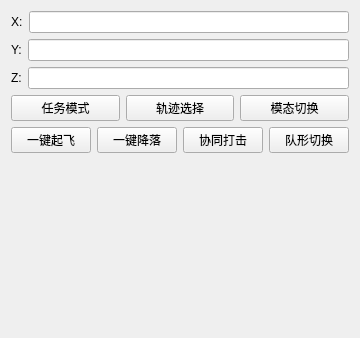
               <widget class="QWidget" name="widget_12" native="true">
                <layout class="QVBoxLayout" name="verticalLayout_13">
                 <item>
                  <layout class="QVBoxLayout" name="verticalLayout_9">
                   <item>
                    <layout class="QVBoxLayout" name="verticalLayout_8">
                     <item>
                      <layout class="QHBoxLayout" name="horizontalLayout_3">
                       <item>
                        <widget class="QLabel" name="label_4">
                         <property name="text">
                          <string>X:</string>
                         </property>
                        </widget>
                       </item>
                       <item>
                        <widget class="QLineEdit" name="Edit_flight_X"/>
                       </item>
                      </layout>
                     </item>
                     <item>
                      <layout class="QHBoxLayout" name="horizontalLayout_4">
                       <item>
                        <widget class="QLabel" name="label_5">
                         <property name="text">
                          <string>Y:</string>
                         </property>
                        </widget>
                       </item>
                       <item>
                        <widget class="QLineEdit" name="Edit_flight_Y"/>
                       </item>
                      </layout>
                     </item>
                     <item>
                      <layout class="QHBoxLayout" name="horizontalLayout_5">
                       <item>
                        <widget class="QLabel" name="label_6">
                         <property name="text">
                          <string>Z:</string>
                         </property>
                        </widget>
                       </item>
                       <item>
                        <widget class="QLineEdit" name="Edit_flight_Z"/>
                       </item>
                      </layout>
                     </item>
                    </layout>
                   </item>
                   <item>
                    <layout class="QHBoxLayout" name="horizontalLayout_6">
                     <item>
                      <widget class="QPushButton" name="Button_flight_Mission">
                       <property name="text">
                        <string>任务模式</string>
                       </property>
                      </widget>
                     </item>
                     <item>
                      <widget class="QPushButton" name="Button_flight_trajmode">
                       <property name="text">
                        <string>轨迹选择</string>
                       </property>
                      </widget>
                     </item>
                     <item>
                      <widget class="QPushButton" name="Button_flight_Switch">
                       <property name="text">
                        <string>模态切换</string>
                       </property>
                      </widget>
                     </item>
                    </layout>
                   </item>
                  </layout>
                 </item>
                 <item>
                  <layout class="QHBoxLayout" name="horizontalLayout_2">
                   <item>
                    <widget class="QPushButton" name="Button_flight_Takeoff">
                     <property name="text">
                      <string>一键起飞</string>
                     </property>
                    </widget>
                   </item>
                   <item>
                    <widget class="QPushButton" name="Button_flight_Landing">
                     <property name="text">
                      <string>一键降落</string>
                     </property>
                    </widget>
                   </item>
                   <item>
                    <widget class="QPushButton" name="Button_flight_hit">
                     <property name="text">
                      <string>协同打击</string>
                     </property>
                    </widget>
                   </item>
                   <item>
                    <widget class="QPushButton" name="Button_flight_Formation">
                     <property name="text">
                      <string>队形切换</string>
                     </property>
                    </widget>
                   </item>
                  </layout>
                 </item>
                 <item>
                  <spacer name="verticalSpacer_2">
                   <property name="orientation">
                    <enum>Qt::Vertical</enum>
                   </property>
                   <property name="sizeHint" stdset="0">
                    <size>
                     <width>20</width>
                     <height>174</height>
                    </size>
                   </property>
                  </spacer>
                 </item>
                </layout>
               </widget>
